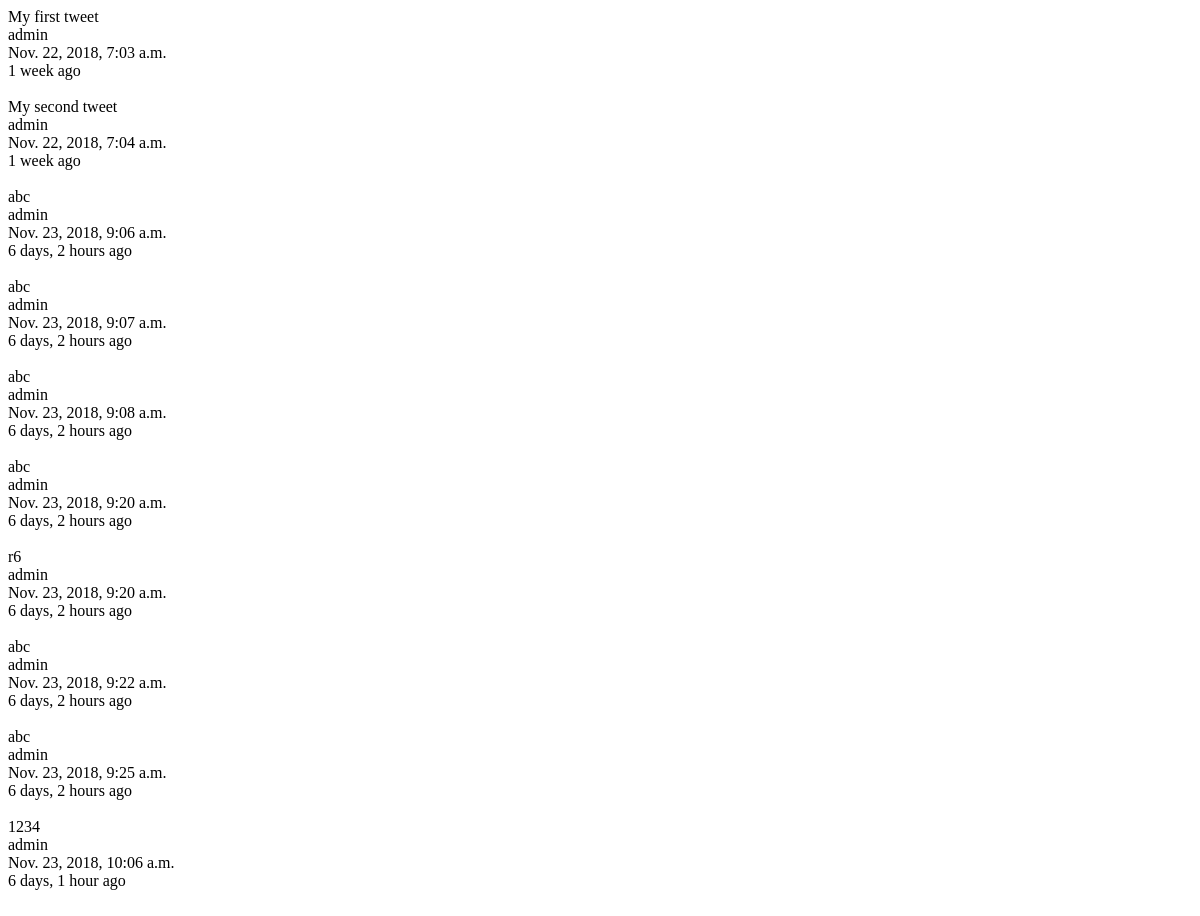
Page /tweet/ on the earlier database version.
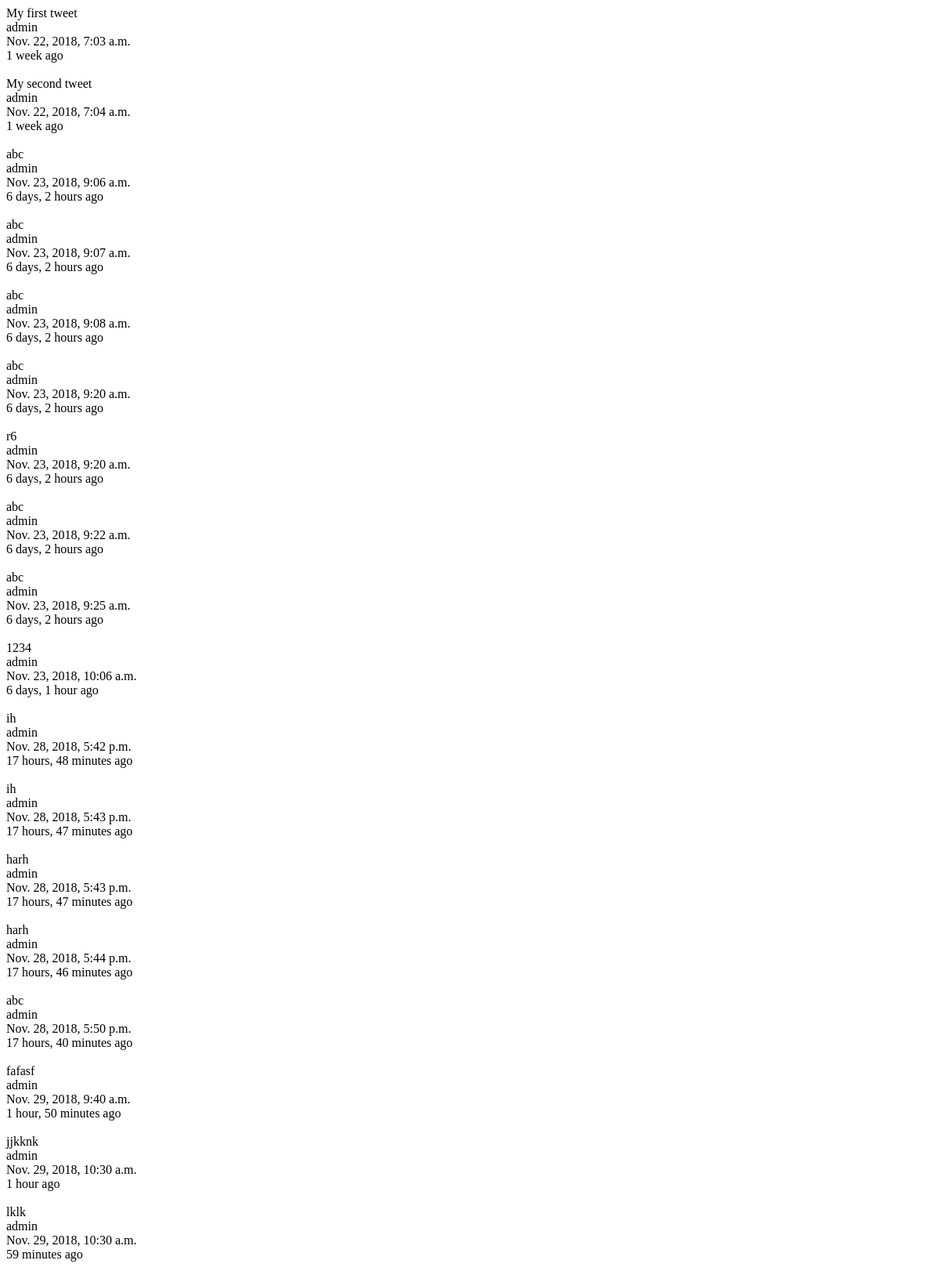
Same page on the later database version.
### tweets/models.py (models this page shows, shortened)
class Tweet(models.Model):
    user = models.ForeignKey(settings.AUTH_USER_MODEL)
    content = models.CharField(max_length=150,validators=[validate_content])
    updated_at = models.DateTimeField(auto_now=True)
    created_at = models.DateTimeField(auto_now_add=True)

### tweets/views.py (the view)
class TweetListView(ListView):
    template_name = 'tweets/list_view.html'
    queryset = Tweet.objects.all()
    def get_context_data(self,*args,**kwargs):
        context = super(TweetListView,self).get_context_data(*args,**kwargs)
        return context

### tweets/templates/tweets/list_view.html (shortened to what this page needs)
{% for object in object_list %}
    {{ object.content }} </br>
    {{ object.user }}  </br>
    {{ object.updated_at }}  </br>
    {{ object.created_at| timesince }}  ago
{% endfor %}

Differences in the rows shown:
added Tweet: content "ih", user "admin", updated_at "Nov. 28, 2018, 5:42 p.m.", created_at "17 hours, 48 minutes"
added Tweet: content "ih", user "admin", updated_at "Nov. 28, 2018, 5:43 p.m.", created_at "17 hours, 47 minutes"
added Tweet: content "harh", user "admin", updated_at "Nov. 28, 2018, 5:43 p.m.", created_at "17 hours, 47 minutes"
added Tweet: content "harh", user "admin", updated_at "Nov. 28, 2018, 5:44 p.m.", created_at "17 hours, 46 minutes"
added Tweet: content "abc", user "admin", updated_at "Nov. 28, 2018, 5:50 p.m.", created_at "17 hours, 40 minutes"
added Tweet: content "fafasf", user "admin", updated_at "Nov. 29, 2018, 9:40 a.m.", created_at "1 hour, 50 minutes"
added Tweet: content "jjkknk", user "admin", updated_at "Nov. 29, 2018, 10:30 a.m.", created_at "1 hour"
added Tweet: content "lklk", user "admin", updated_at "Nov. 29, 2018, 10:30 a.m.", created_at "59 minutes"
